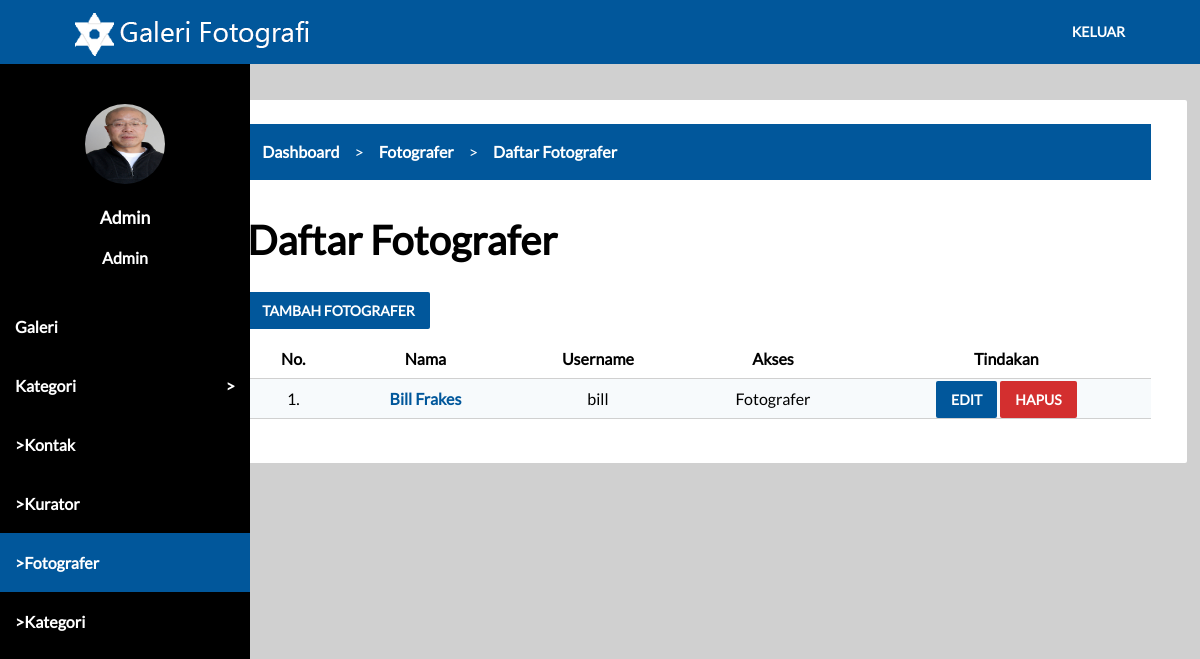
The page /dashboard.php?p=fotografer (signed in) on the database its author committed.
### tables this page shows
CREATE TABLE `roles` (
  `id` int(10) NOT NULL,
  `nama` varchar(255) NOT NULL
);

CREATE TABLE `fotografer` (
  `id` int(10) NOT NULL,
  `nama` varchar(255) NOT NULL,
  `foto` varchar(255) NOT NULL,
  `biodata` text NOT NULL,
  `user_id` int(10) NOT NULL
);

CREATE TABLE `users` (
  `id` int(10) NOT NULL,
  `username` varchar(255) NOT NULL,
  `password` varchar(255) NOT NULL,
  `role_id` int(10) NOT NULL
);

### koneksi.php (called while the page is built, shortened)
<?php
$url = $_SERVER['HTTP_HOST'].$_SERVER['REQUEST_URI'];
function getUrl($val)
{
  global $url;
  return stristr($url,$val);
}
?>

### tampilan/admin/fotografer/all.php (the view)
<?php
$fotografer = $koneksi->prepare('select *from fotografer order by id desc');
$fotografer->execute();
$data_fotografer = $fotografer->fetchAll();
?>
<div class="card-panel">
  <div class="row">
    <div class="col s12">
      <div class="breadcrumb">
        <ul>
          <li><a href="dashboard.php">Dashboard</a></li>
          <li><a href="dashboard.php?p=fotografer">Fotografer</a></li>
          <li><a href="dashboard.php?p=fotografer&m=all">Daftar Fotografer</a></li>
        </ul>
      </div>
    </div>
  </div>
  <div class="row">
    <div class="col s12">
      <h2>Daftar Fotografer</h2>
    </div>
  </div>
  <div class="row">
    <div class="col s12">
      <a href="dashboard.php?p=fotografer&m=add" class="btn">Tambah Fotografer</a>
    </div>
  </div>
  <div class="row">
    <div class="col s12">
      <table>
        <thead>
          <tr>
            <th>No.</th>
            <th>Nama</th>
            <th>Username</th>
            <th>Akses</th>
            <th>Tindakan</th>
          </tr>
        </thead>
        <tbody>
          <?php
          $no = 1;
          foreach ($data_fotografer as $data_fotografer_key => $data_fotografer_value) {
            $select_user = $koneksi->prepare('select *from users where id = "'.$data_fotografer_value['user_id'].'"');
            $select_user->execute();
            $data_select_user = $select_user->fetch(PDO::FETCH_ASSOC);
          ?>
          <tr>
            <td><?php echo $no++; ?>.</td>
            <td><a href="dashboard.php?p=fotografer&m=detail&id=<?php echo $data_fotografer_value['id']; ?>" class="link-text"><?php echo $data_fotografer_value['nama']; ?></a></td>
            <td><?php echo $data_select_user['username'] ?></td>
            <td>Fotografer</td>
            <td>
              <a href="dashboard.php?p=fotografer&m=edit&id=<?php echo $data_fotografer_value['id']; ?>" class="btn">Edit</a>
              <a href="proses/admin/fotografer/delete.php?id=<?php echo $data_select_user['id']; ?>" class="btn red" onclick="return confirm('Apakah anda yakin ingin menghapus <?php echo $data_fotografer_value['nama']; ?>?')">Hapus</a>
            </td>
          </tr>
          <?php
          }
          ?>
        </tbody>
      </table>
    </div>
  </div>
</div>

### side-dashboard.php (shortened to what this page needs)
<aside>
  <div class="aside-profile">
    <div class="row center">
      <div class="col s12">
        <img src="assets/img/users/<?php echo $data_user_mapping['foto']; ?>" class="circle" width="80" height="80">
      </div>
    </div>
    <div class="row center">
      <div class="col s12">
        <a href="javascript:void(0)" class="aside-profile-name"><?php echo $data_user_mapping['nama']; ?></a>
      </div>
    </div>
    <div class="row center">
      <div class="col s12">
        <span class="aside-profile-role"><?php echo $data_role_dash['nama']; ?></span>
      </div>
    </div>
  </div>
  <ul>
    <li><a href="dashboard.php?p=karya">Galeri</a></li>
    <li><a href="javascript:void(0)" id="open-submenu">Kategori</a>
    </li>
    <?php
    if ($data_user['role_id']==1) {
    ?>
    <li><a href="dashboard.php?p=kontak" class="<?php if(getUrl('dashboard.php?p=kontak')==true){echo "active"; } ?>">>Kontak</a></li>
    <li><a href="dashboard.php?p=kurator" class="<?php if(getUrl('dashboard.php?p=kurator')==true){echo "active"; } ?>">>Kurator</a></li>
    <li><a href="dashboard.php?p=fotografer" class="<?php if(getUrl('dashboard.php?p=fotografer')==true){echo "active"; } ?>">>Fotografer</a></li>
    <li><a href="dashboard.php?p=kategori" class="<?php if(getUrl('dashboard.php?p=kategori')==true){echo "active"; } ?>">>Kategori</a></li>
    <?php
    }
    elseif ($data_user['role_id']==2) {
    ?>
    <li><a href="dashboard.php?p=profile" class="<?php if(getUrl('dashboard.php?p=profile')==true){echo "active"; } ?>">><?php echo $data_user_mapping['nama'] ?></a></li>
    <?php
    }
    elseif ($data_user['role_id']==3) {
    ?>
    <li><a href="dashboard.php?p=profile" class="<?php if(getUrl('dashboard.php?p=profile')==true){echo "active"; } ?>"><?php echo $data_user_mapping['nama'] ?></a></li>
    <?php
    }
    ?>
  </ul>
</aside>

### assets/css/main.css (style rules this page uses)
.center { text-align: center; }
.circle { border-radius: 100%; }
ul { list-style-type: none; padding: 0; margin: 0; }
a { text-decoration: none; outline: none; }
body { overflow-x: hidden; margin: 0; padding: 0; font-family: Lato; font-size: 1rem; }
.row { margin-left: auto; margin-right: auto; margin-bottom: 20px; }
.row:after { clear: both; content: ""; display: table; }
.row .col { float: left; min-height: 1px; box-sizing: border-box; padding: 0 .75rem; }
.row .col.s12 { width: 100%; left: auto; right: auto; margin-left: auto; }
.card-panel { padding: 24px; overflow: hidden; background-color: #fff; display: block; border-radius: 2px; }
aside { display: block; width: 250px; height: 100%; position: fixed; left: 0; top: 64px; z-index: 99; background-color: #000; }
aside ul li { list-style-type: none; padding: 0; margin: 0; }
aside ul a { display: block; padding: 20px 15px; color:#fff; font-weight: 600; transition: background-color .2s ease-out; }
.grey { background-color: #d0d0d0; }
.btn { cursor: pointer; border-radius: 2px; transition: background-color .2s ease-out; background-color: #01579b; outline: none; border: none; font-family: Lato; text-transform: uppercase; font-size: 14px; padding: 10px 15px; color: #fff; font-weight: 600; }
.red { background-color: #d32f2f; }
.breadcrumb { display: block; width: 100%; background-color: #01579b; }
.breadcrumb ul { height: 56px; line-height: 56px; margin: 0; padding: 0; list-style-type: none; }
.breadcrumb ul li { float: left; }
.breadcrumb ul a { font-weight: 600; color:#fff; font-size: 1rem; padding: 0 15px; }
.breadcrumb ul li:after { content: ">"; color: #fff; }
.breadcrumb ul li:last-child:after { content: ""; }
.dashboard h2 { margin-top: 1rem; margin-bottom: 1rem; font-size: 2.5rem; }
.aside-profile { padding: 40px 0 10px; }
.aside-profile-name { color:#fff; font-weight: 600; font-size: 1.1rem; }
.aside-profile-role { color: #fff; font-weight: 600; font-size: 1rem; }
#open-submenu:after { float: right; content: ">"; }
table { width: 100%; border-collapse: collapse; border-spacing: 0; text-align: center; }
td,th { padding: 10px 15px; }
tr { border-bottom: 1px solid #d0d0d0; }
tbody>tr:nth-of-type(odd) { background-color: #f7fafc; }
.link-text { font-weight: 600; color: #01579b; }
aside .active { background-color: #01579b; }

### rows shown on the page
roles: nama "Admin"
fotografer: nama "Bill Frakes", user.username "bill"

### other values the page prints
$data_user_mapping['nama'] "Admin"
